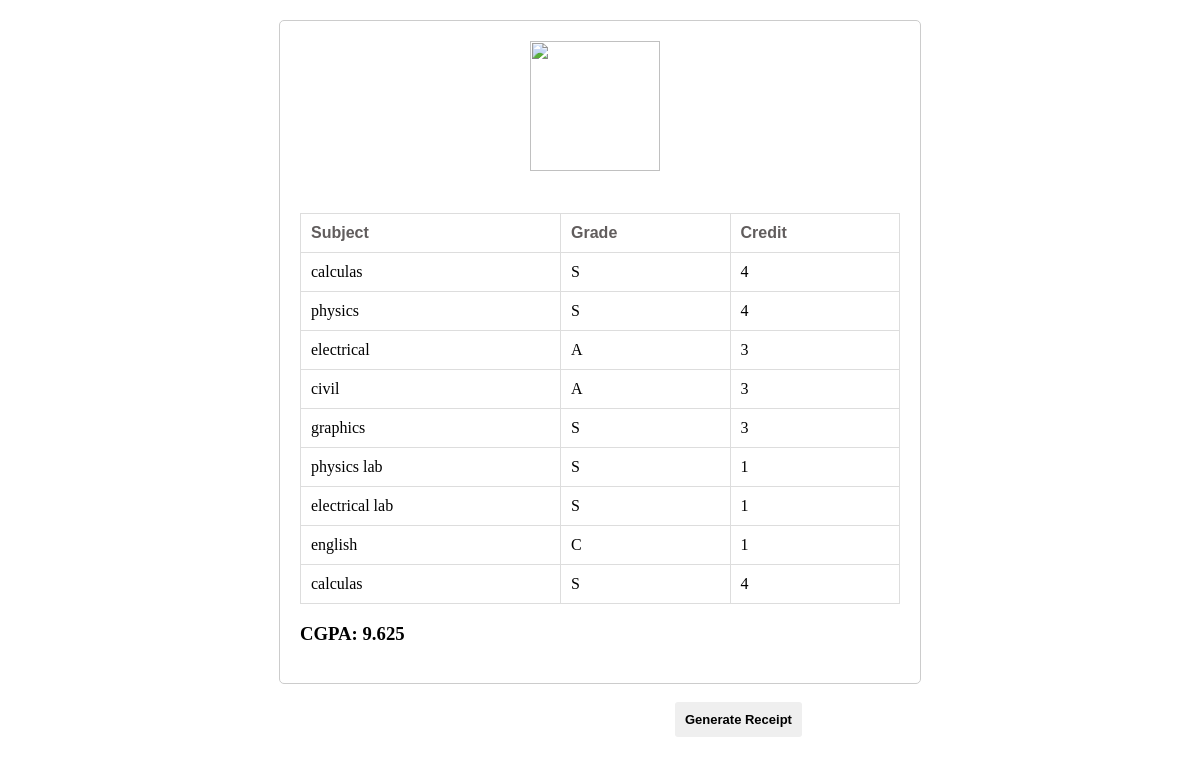
Page /result/ (signed in) on the committed database.
### home/models.py (models this page shows, shortened)
class Subject(models.Model):
	user = models.ForeignKey(User, on_delete=models.SET_NULL, null=True, blank=True)
	name = models.CharField(max_length=255)
	grade = models.CharField(max_length=2, choices=[('S', 'S'), ('A', 'A'), ('B', 'B'), ('C', 'C'), ('D', 'D'), ('F', 'F')])
	credit = models.PositiveIntegerField()

### home/views.py (the view)
# urls.py: path('result/', result, name='result'),
@login_required(login_url='/login/')
def result(request):
	subjects = Subject.objects.all()
	form = SubjectForm()
	if request.method == 'POST':
		form = SubjectForm(request.POST)
		if form.is_valid():
			form.save()
			return redirect('cgpa_calculator')
	total_credits = 0
	total_grade_points = 0
	for subject in subjects:
		total_credits += subject.credit
		total_grade_points += subject.credit * GRADE_POINTS.get(subject.grade, 0)
	if total_credits != 0:
		cgpa = total_grade_points / total_credits
	else:
		cgpa = 0
	context = {
		'subjects': subjects,
		'form': form,
		'cgpa': cgpa,
	}
	return render(request, 'pdf.html', context)

### home/templates/pdf.html (shortened to what this page needs)
<!DOCTYPE html>
<html lang="en">
<head>
</head>
<body>
	<div id="mn" class="calculator" >
		<img style="width: 130px; height:130px; margin-left:230px" src="https://i.ibb.co/JkyXTWp/1696184885877pp.jpg" alt="">
		<br>
		<br>
		<table>
			<thead>
				<tr>
					<th>Subject</th>
					<th>Grade</th>
					<th>Credit</th>
				</tr>
			</thead>
			<tbody>
				{% for subject in subjects %}
				<tr>
					<td style="font-family: 'Times New Roman', Times, serif;">{{ subject.name }}</td>
					<td style="font-family: 'Times New Roman', Times, serif;">{{ subject.grade }}</td>
					<td style="font-family: 'Times New Roman', Times, serif;">{{ subject.credit }}</td>
				</tr>
				{% endfor %}
			</tbody>
		</table>
		<h3 style="font-family: 'Times New Roman', Times, serif;">CGPA: <span id="cgpa">{{cgpa}}</span></h3>
	</div>
	<br>
	<button onclick="myfun('mn')" type="button" class="btn btn-success btn1 ">Generate Receipt</button>
</body>
</html>

### home/templates/pdf.html (style rules this page uses)
body { font-family: Arial, sans-serif; margin: 20px; }
.calculator { max-width: 600px; margin: 0 auto; padding: 20px; border: 1px solid #ccc; border-radius: 5px; }
table { width: 100%; border-collapse: collapse; margin-top: 20px; }
th, td { border: 1px solid #ddd; padding: 10px; text-align: left; }
th { color: rgb(97, 93, 93); }
#cgpa { font-weight: bold; }
button { padding: 10px; color: black; border: none; font-size: 13px; font-weight: bold; border-radius: 3px; cursor: pointer; margin-left:655px }

### rows in the picture
Subject: name "calculas", grade "S", credit "4"
Subject: name "physics", grade "S", credit "4"
Subject: name "electrical", grade "A", credit "3"
Subject: name "civil", grade "A", credit "3"
Subject: name "graphics", grade "S", credit "3"
Subject: name "physics lab", grade "S", credit "1"
Subject: name "electrical lab", grade "S", credit "1"
Subject: name "english", grade "C", credit "1"
Subject: name "calculas", grade "S", credit "4"

### other values in the picture
{{ cgpa }} "9.625"
